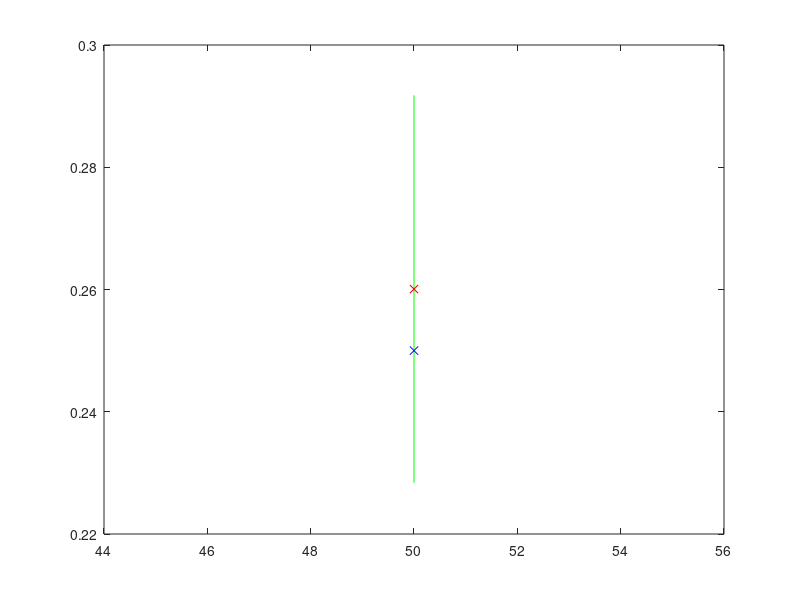

Write the MATLAB code that produced this figure.
%Antithetic sampling in calculting the integral I=int^1_0 x^3 dx



clc;
clear all;
M=50; % number of samples
U1=rand(M,1); % R = rand(N) returns an N-by-N matrix containing pseudorandom values drawn 
                    % from the standard uniform distribution on the open interval(0,1).
U2=1-U1;
X=0.5*(U1.^3+U2.^3);
aM = mean(X);
bM = std(X);
conf_int = [aM-1.96*bM/sqrt(M) aM+1.96*bM/sqrt(M)];
I_true=1/4;
plot([M M],conf_int,'-g',M,aM,'xr',M,I_true,'xb')